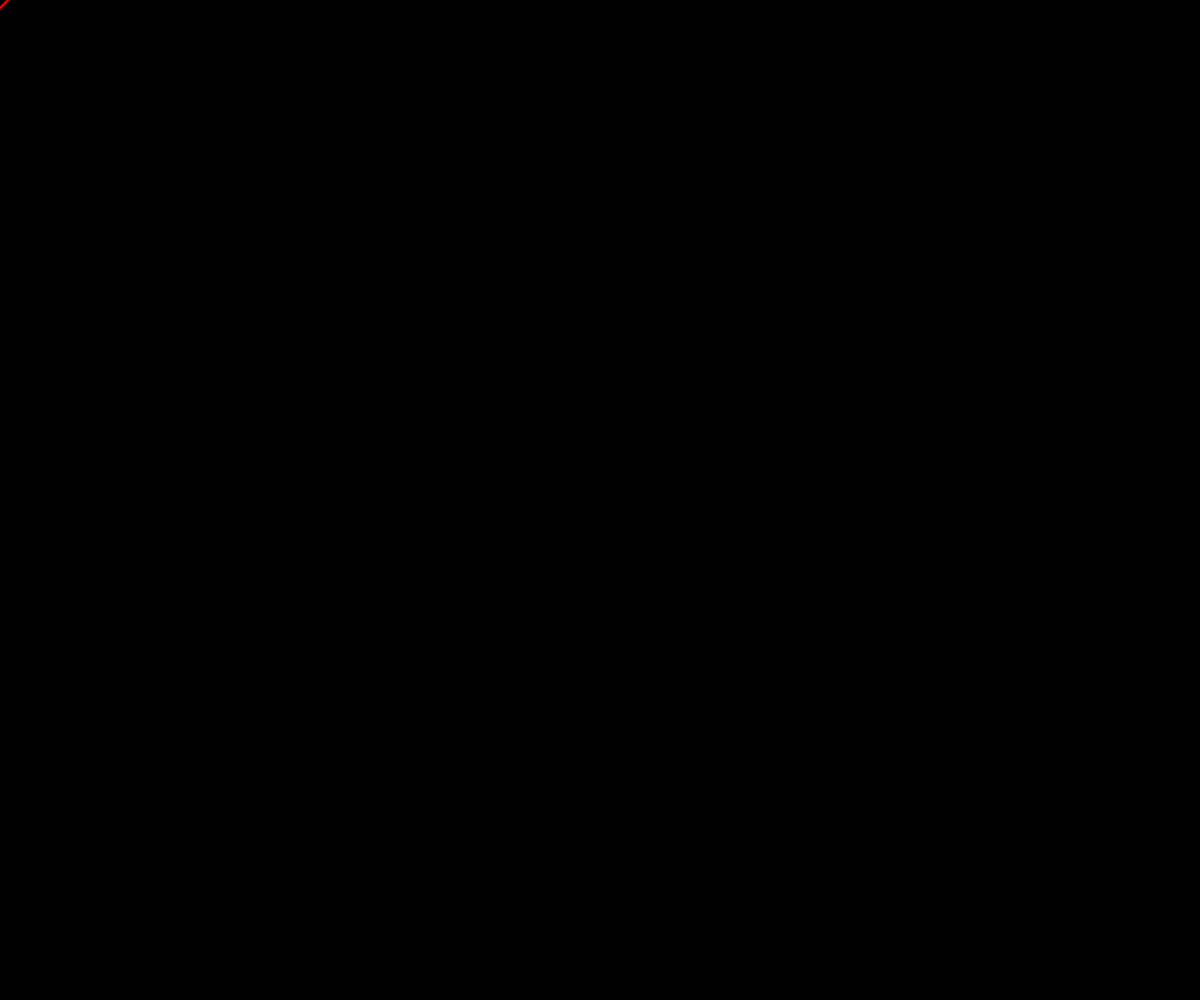
Frame 1 (no input)
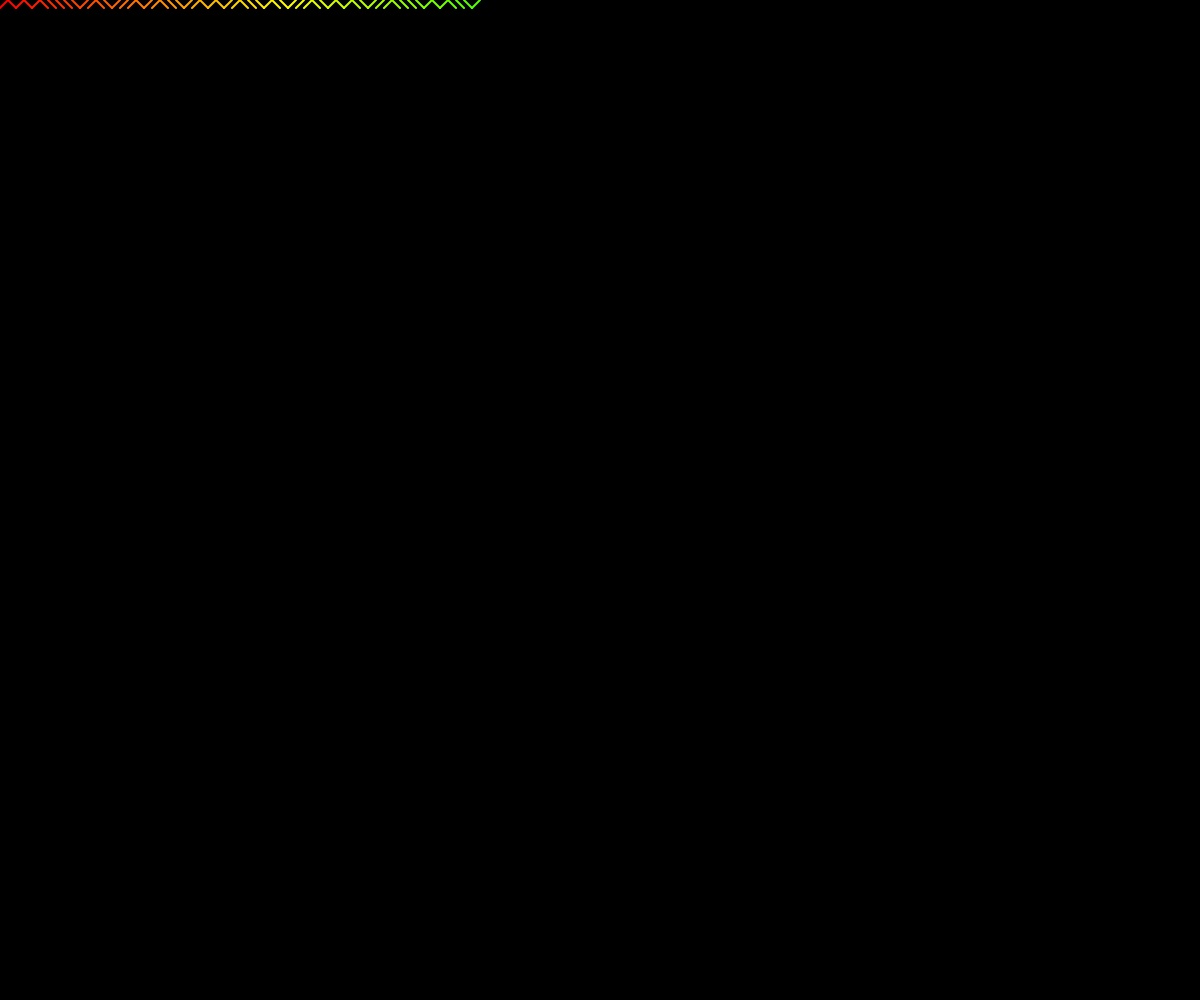
Frame 60 (no input)
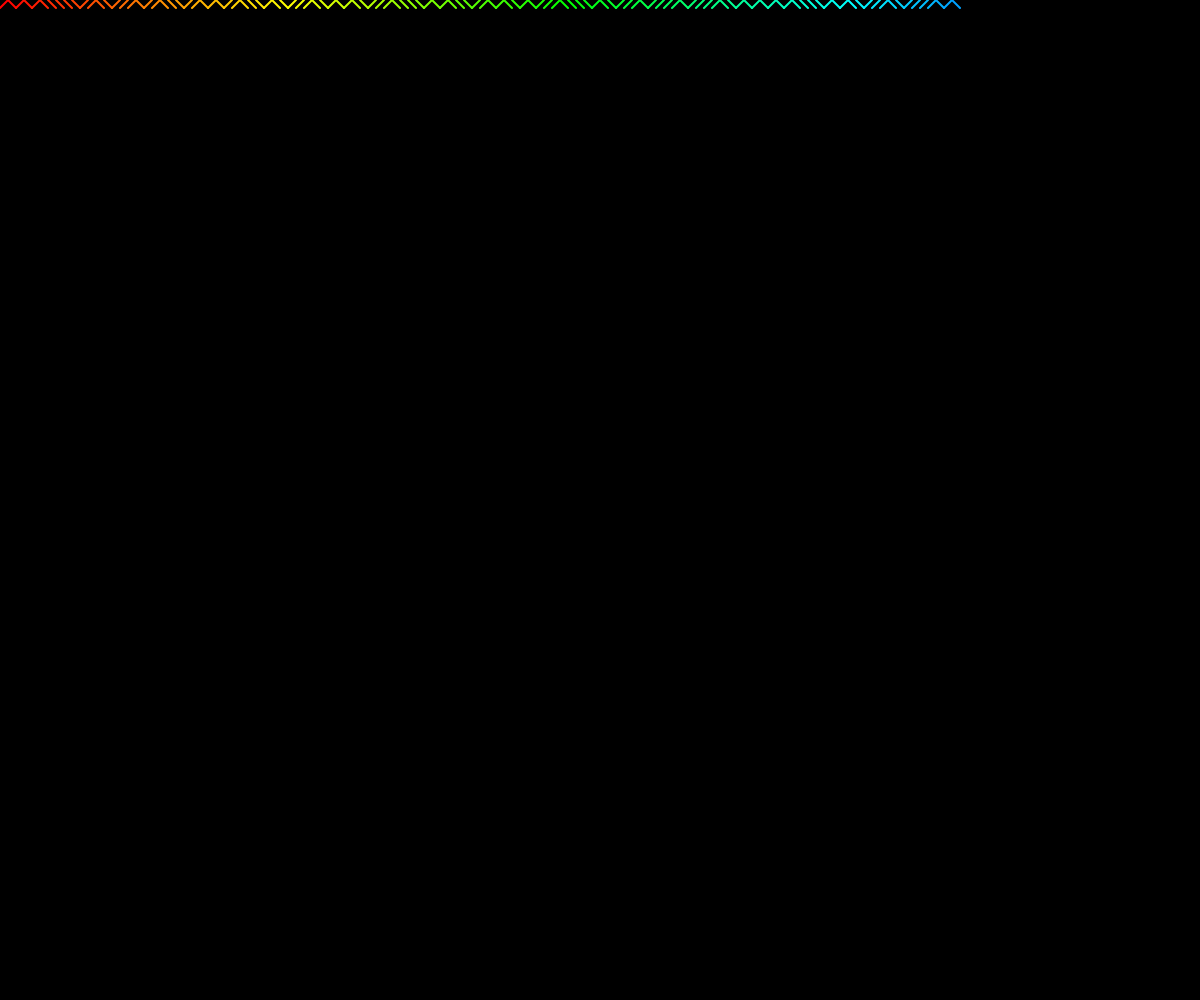
Frame 120 (the mouse pressed at the canvas centre since frame 60)

The p5.js sketch that drew these frames (run headless with seeded random() and noise() and a simulated clock; from frame 60 on, the mouse is pressed at the canvas centre):

// p5.js sketch
// ── sketch.js
const spacing = 8;
var rows;
var cols;
var x = 0;
var y = 0;
function setup() {
  createCanvas(window.innerWidth, window.innerHeight);
  rows = height / spacing;
  cols = width / spacing;
  background(0);
  colorMode(HSB);
}

function draw() {
  // stroke(map(y, 0, height, 0, 255), 255, 255);
  stroke(map(x, 0, width, 0, 255), 255, 255);
  strokeWeight(spacing / 4);
  if (random(1) > 0.5) {
    // /
    line(x, spacing + y, spacing + x, y);
  } else {
    // \
    line(spacing + x, spacing + y, x, y);
  }
  x += spacing;
  if (x / spacing > cols) {
    y += spacing;
    x = 0;
  }
  if (y / spacing > rows) {
    noLoop();
  }
}
